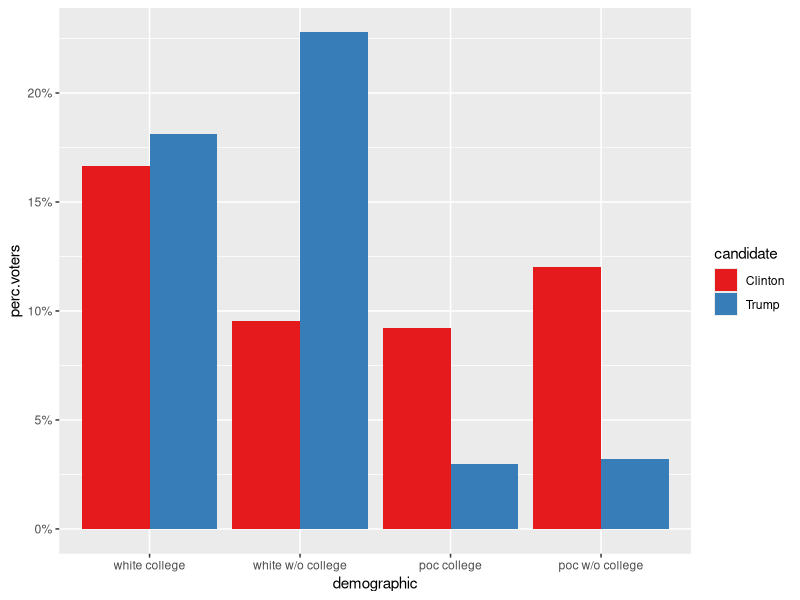
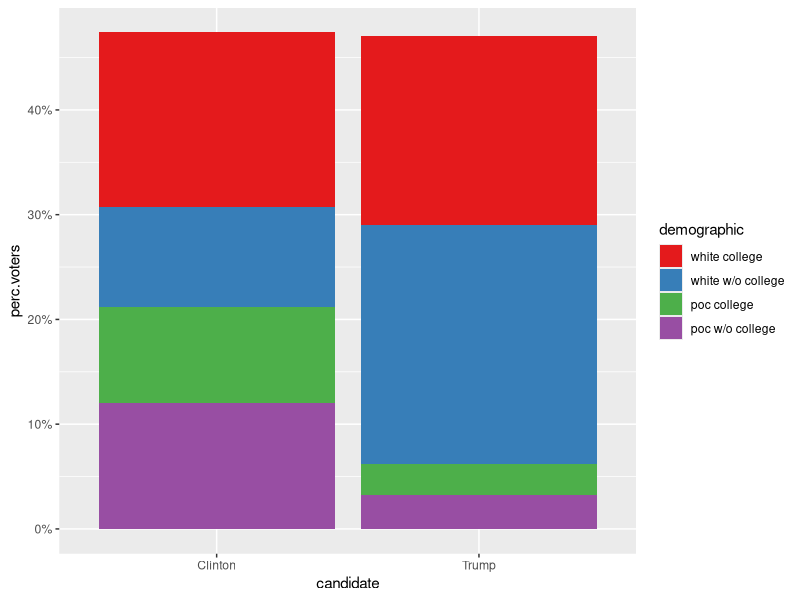
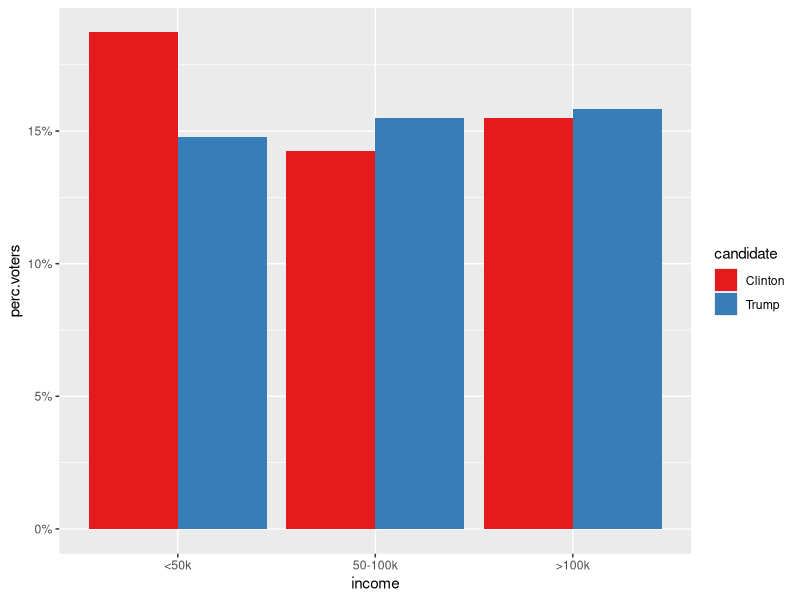
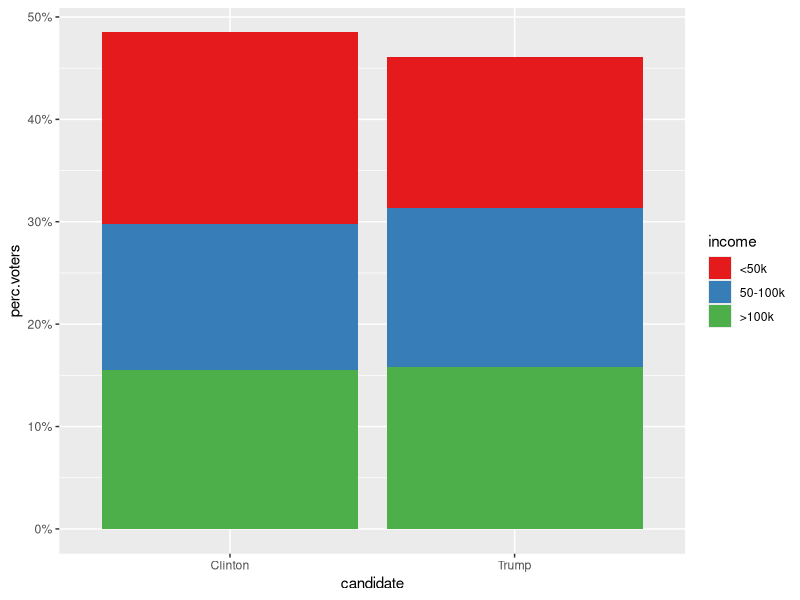

Source code (R) for these figures, in order:
## ---- chunk 1
library(tidyverse)
library(knitr)

## The demographic groups
demographic.vec = c('white college', 
					'white w/o college', 
					'poc college', 
					'poc w/o college')

## The data from the CNN table
vote.by.er.wide = tibble(demographic = factor(demographic.vec, 
											  levels = demographic.vec, 
										  ordered = TRUE), 
						 demographic.dist = c(.37, .34, .13, .16),
						 clinton.margin = c(.45, .28, .71, .75), 
						 trump.margin = c(.49, .67, .23, .20))

## CNN reported their table in "wide" format; we'll make it long
vote.by.er = vote.by.er.wide %>%
	mutate(Clinton = clinton.margin * demographic.dist, 
		   Trump = trump.margin * demographic.dist) %>%
	gather(key = candidate, value = perc.voters, Clinton, Trump)
## ---- chunk 2
ggplot(vote.by.er, aes(demographic, perc.voters, fill = candidate)) + 
	geom_bar(stat = 'identity', position = 'dodge') + 
	scale_fill_brewer(palette = 'Set1') +
	scale_y_continuous(labels = scales::percent)
## ---- chunk 3
ggplot(vote.by.er, aes(candidate, perc.voters, fill = demographic)) + 
	geom_bar(stat = 'identity') + 
	scale_fill_brewer(palette = 'Set1') +
	scale_y_continuous(labels = scales::percent)
## ---- chunk 4
vote.by.er %>% group_by(candidate) %>% 
	summarize(perc.voters = sum(perc.voters) * 100) %>%
	kable
## ---- chunk 5
vote.by.er %>% filter(candidate == 'Trump') %>% 
	mutate(tot = sum(perc.voters), 
		   perc.voters = perc.voters / tot * 100) %>%
	select(demographic, perc.voters) %>%
	kable(digits = 0)
## ---- chunk 6
income.vec = c('<50k', '50-100k', '>100k')
## The data from the CNN table
vote.by.income.wide = tibble(income = factor(income.vec, 
											  levels = income.vec, 
										  ordered = TRUE), 
						 income.dist = c(.36, .31, .33),
						 clinton.margin = c(.52, .46, .47),
						 trump.margin = c(.41, .50, .48))

## CNN reported their table in "wide" format; we'll make it long
vote.by.income = vote.by.income.wide %>%
	mutate(Clinton = clinton.margin * income.dist, 
		   Trump = trump.margin * income.dist) %>%
	gather(key = candidate, value = perc.voters, Clinton, Trump)
## ---- chunk 7
ggplot(vote.by.income, aes(income, perc.voters, fill = candidate)) + 
	geom_bar(stat = 'identity', position = 'dodge') + 
	scale_fill_brewer(palette = 'Set1') +
	scale_y_continuous(labels = scales::percent)
## ---- chunk 8
ggplot(vote.by.income, aes(candidate, perc.voters, fill = income)) + 
	geom_bar(stat = 'identity') + 
	scale_fill_brewer(palette = 'Set1') +
	scale_y_continuous(labels = scales::percent)
## ---- chunk 9
vote.by.income %>% group_by(candidate) %>%
	summarize(perc.voters = sum(perc.voters) * 100) %>%
	kable(digits = 1)
## ---- chunk 10
vote.by.income %>% filter(candidate == 'Trump') %>% 
	mutate(tot = sum(perc.voters), 
		   perc.voters = perc.voters / tot * 100) %>%
	select(income, perc.voters) %>%
	kable(digits = 1)
